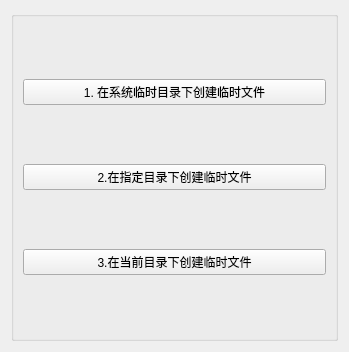
      <widget class="QWidget" name="pageTempFile">
       <property name="geometry">
        <rect>
         <x>0</x>
         <y>0</y>
         <width>349</width>
         <height>352</height>
        </rect>
       </property>
       <attribute name="icon">
        <iconset resource="res.qrc">
         <normaloff>:/images/images/174.JPG</normaloff>:/images/images/174.JPG</iconset>
       </attribute>
       <attribute name="label">
        <string>QTemporaryFile类</string>
       </attribute>
       <layout class="QVBoxLayout" name="verticalLayout_11">
        <item>
         <widget class="QGroupBox" name="groupBox_12">
          <property name="title">
           <string/>
          </property>
          <layout class="QVBoxLayout" name="verticalLayout_12">
           <item>
            <widget class="QPushButton" name="pushButton_25">
             <property name="minimumSize">
              <size>
               <width>0</width>
               <height>25</height>
              </size>
             </property>
             <property name="toolTip">
              <string>在QDir::tempPath()返回的系统临时目录下创建临时文件</string>
             </property>
             <property name="text">
              <string>1. 在系统临时目录下创建临时文件</string>
             </property>
            </widget>
           </item>
           <item>
            <widget class="QPushButton" name="pushButton_69">
             <property name="toolTip">
              <string>在指定目录下创建临时文件</string>
             </property>
             <property name="text">
              <string>2.在指定目录下创建临时文件</string>
             </property>
            </widget>
           </item>
           <item>
            <widget class="QPushButton" name="pushButton_70">
             <property name="toolTip">
              <string>在QDir::currentPath()表示的当前目录下创建临时文件</string>
             </property>
             <property name="text">
              <string>3.在当前目录下创建临时文件</string>
             </property>
            </widget>
           </item>
          </layout>
         </widget>
        </item>
       </layout>
      </widget>
